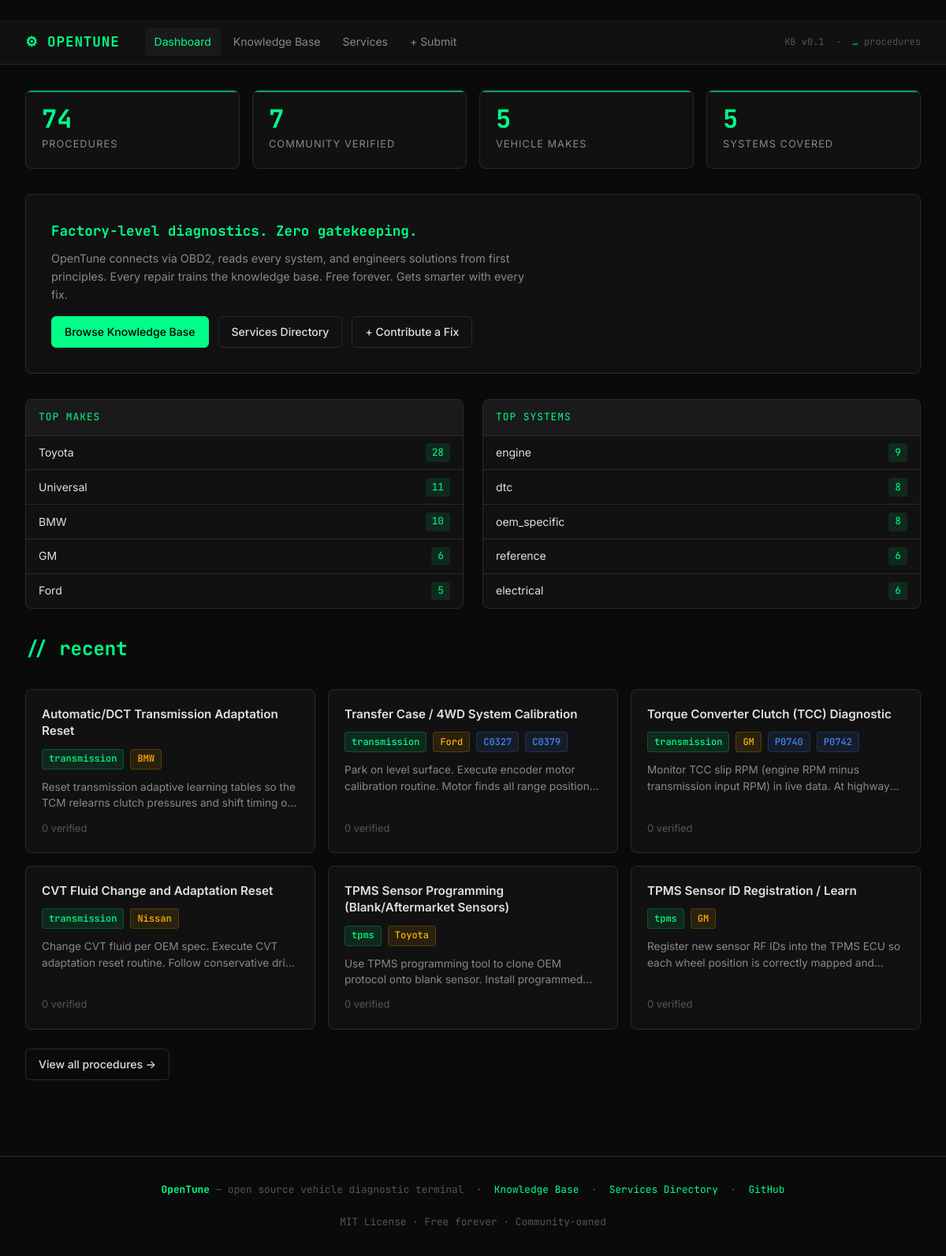
The page / on the database its author committed.
### tables this page shows
CREATE TABLE procedures (
                id                TEXT PRIMARY KEY,
                title             TEXT,
                system            TEXT,
                make_family       TEXT,
                make              TEXT,
                model             TEXT,
                year_min          INTEGER,
                year_max          INTEGER,
                dtc_codes         TEXT DEFAULT '[]',
                symptoms          TEXT DEFAULT '[]',
                steps             TEXT DEFAULT '[]',
                outcome_summary   TEXT,
                verified_count    INTEGER DEFAULT 0,
                vehicles_confirmed TEXT DEFAULT '[]',
                confidence        REAL DEFAULT 0.0,
                contributor       TEXT DEFAULT 'opentune_seed',
                created_at        TEXT,
                updated_at        TEXT,
                embedding         BLOB
            );

### api/main.py (the view)
@app.get("/", response_class=HTMLResponse)
def web_index(request: Request):
    st = _db_stats()
    procs = get_all_procedures()
    recent = [_summary(p) for p in reversed(procs[-6:])]
    return _templates.TemplateResponse(request=request, name="index.html", context={
        "active": "home", "stats": st, "recent": recent,
    })

### web/templates/index.html (shortened to what this page needs)
﻿{% extends "base.html" %}
{% block content %}
<div class="container">
  <div class="stats-grid">
    <div class="stat-card">
      <div class="stat-value">{{ stats.total_procedures }}</div>
      <div class="stat-label">Procedures</div>
    </div>
    <div class="stat-card">
      <div class="stat-value">{{ stats.verified_procedures }}</div>
      <div class="stat-label">Community Verified</div>
    </div>
    <div class="stat-card">
      <div class="stat-value">{{ stats.top_makes | length }}</div>
      <div class="stat-label">Vehicle Makes</div>
    </div>
    <div class="stat-card">
      <div class="stat-value">{{ stats.top_systems | length }}</div>
      <div class="stat-label">Systems Covered</div>
    </div>
  </div>
  <div class="hero">
    <h2>Factory-level diagnostics. Zero gatekeeping.</h2>
    <p>OpenTune connects via OBD2, reads every system, and engineers solutions from first principles. Every repair trains the knowledge base. Free forever. Gets smarter with every fix.</p>
    <div class="hero-actions">
      <a href="/browse" class="btn btn-primary">Browse Knowledge Base</a>
      <a href="/services" class="btn btn-outline">Services Directory</a>
      <a href="/submit" class="btn btn-outline">+ Contribute a Fix</a>
    </div>
  </div>
  <div class="grid-2" style="margin-bottom:2rem;">
    <div class="top-list">
      <div class="top-list-header">Top Makes</div>
      {% for item in stats.top_makes %}
      <a href="/browse?make={{ item.make }}" class="top-list-item" style="text-decoration:none;color:inherit;">
        <span>{{ item.make }}</span>
        <span class="top-list-count">{{ item.count }}</span>
      </a>
      {% else %}
      <div class="top-list-item" style="color:var(--text-muted)">No data yet</div>
      {% endfor %}
    </div>
    <div class="top-list">
      <div class="top-list-header">Top Systems</div>
      {% for item in stats.top_systems %}
      <a href="/browse?system={{ item.system }}" class="top-list-item" style="text-decoration:none;color:inherit;">
        <span>{{ item.system }}</span>
        <span class="top-list-count">{{ item.count }}</span>
      </a>
      {% else %}
      <div class="top-list-item" style="color:var(--text-muted)">No data yet</div>
      {% endfor %}
    </div>
  </div>
  {% if recent %}
  <div class="page-header">
    <h1>// recent</h1>
  </div>
  <div class="cards-grid">
    {% for proc in recent %}
    <a href="/procedure/{{ proc.id }}" class="proc-card">
      <div class="proc-card-title">{{ proc.title }}</div>
      <div class="proc-card-meta">
        {% if proc.system %}<span class="tag tag-system">{{ proc.system }}</span>{% endif %}
        {% if proc.make %}<span class="tag tag-make">{{ proc.make }}</span>{% endif %}
        {% for dtc in (proc.dtc_codes or [])[:2] %}
        <span class="tag tag-dtc">{{ dtc }}</span>
        {% endfor %}
      </div>
      {% if proc.outcome_summary %}
      <div class="proc-card-summary">{{ proc.outcome_summary }}</div>
      {% endif %}
      <div class="proc-card-footer">
        <span>{{ proc.verified_count or 0 }} verified</span>
      </div>
    </a>
    {% endfor %}
  </div>
  <div style="margin-top:1.5rem;">
    <a href="/browse" class="btn btn-outline">View all procedures →</a>
  </div>
  {% endif %}
</div>
{% endblock %}

### web/static/style.css (style rules this page uses)
*, *::before, *::after { box-sizing: border-box; margin: 0; padding: 0; }
html { scroll-behavior: smooth; }
body { background: var(--bg); color: var(--text); font-family: var(--font-sans); min-height: 100vh; line-height: 1.6; }
.container { max-width: 1200px; margin: 0 auto; padding: 2rem; }
.page-header { margin-bottom: 2rem; }
.page-header h1 { font-family: var(--font); font-size: 1.5rem; font-weight: 700; color: var(--green); margin-bottom: 0.25rem; }
.stats-grid { display: grid; grid-template-columns: repeat(auto-fit, minmax(180px, 1fr)); gap: 1rem; margin-bottom: 2rem; }
.stat-card { background: var(--surface); border: 1px solid var(--border); border-radius: 8px; padding: 1.25rem; position: relative; overflow: hidden; }
.stat-card::before { content: ''; position: absolute; top: 0; left: 0; right: 0; height: 2px; background: var(--green); opacity: 0.6; }
.stat-card .stat-value { font-family: var(--font); font-size: 2rem; font-weight: 700; color: var(--green); line-height: 1; margin-bottom: 0.4rem; }
.stat-card .stat-label { font-size: 0.8rem; color: var(--text-dim); text-transform: uppercase; letter-spacing: 0.08em; }
.btn { display: inline-flex; align-items: center; gap: 0.4rem; padding: 0.5rem 1rem; border-radius: 6px; font-size: 0.875rem; font-weight: 500; cursor: pointer; text-decoration: none; border: 1px solid transparent; transition: all 0.15s; white-space: nowrap; }
.btn-primary { background: var(--green); color: #000; border-color: var(--green); }
.btn-outline { background: transparent; color: var(--text); border-color: var(--border); }
.cards-grid { display: grid; grid-template-columns: repeat(auto-fill, minmax(320px, 1fr)); gap: 1rem; }
.proc-card { background: var(--surface); border: 1px solid var(--border); border-radius: 8px; padding: 1.25rem; text-decoration: none; color: inherit; display: flex; flex-direction: column; gap: 0.75rem; transition: border-color 0.15s, transform 0.1s; cursor: pointer; }
.proc-card-title { font-size: 0.95rem; font-weight: 600; color: var(--text); line-height: 1.4; }
.proc-card-meta { display: flex; gap: 0.5rem; flex-wrap: wrap; align-items: center; }
.tag { display: inline-block; padding: 0.15rem 0.5rem; border-radius: 4px; font-size: 0.75rem; font-family: var(--font); font-weight: 500; }
.tag-system { background: rgba(0,255,136,0.1); color: var(--green); border: 1px solid rgba(0,255,136,0.2); }
.tag-make { background: rgba(255,179,0,0.1); color: var(--amber); border: 1px solid rgba(255,179,0,0.2); }
.tag-dtc { background: rgba(68,136,255,0.1); color: var(--blue); border: 1px solid rgba(68,136,255,0.2); }
.proc-card-summary { font-size: 0.85rem; color: var(--text-dim); line-height: 1.5; display: -webkit-box; -webkit-line-clamp: 2; -webkit-box-orient: vertical; overflow: hidden; }
.proc-card-footer { display: flex; justify-content: space-between; align-items: center; font-size: 0.8rem; color: var(--text-muted); margin-top: auto; }
.top-list { background: var(--surface); border: 1px solid var(--border); border-radius: 8px; overflow: hidden; }
.top-list-header { padding: 0.75rem 1rem; font-family: var(--font); font-size: 0.8rem; color: var(--green); text-transform: uppercase; letter-spacing: 0.08em; border-bottom: 1px solid var(--border); background: var(--surface2); }
.top-list-item { display: flex; justify-content: space-between; align-items: center; padding: 0.6rem 1rem; font-size: 0.875rem; border-bottom: 1px solid var(--border); transition: background 0.1s; }
.top-list-item:last-child { border-bottom: none; }
.top-list-count { font-family: var(--font); font-size: 0.8rem; color: var(--green); background: rgba(0,255,136,0.1); padding: 0.1rem 0.5rem; border-radius: 4px; }
.hero { background: var(--surface); border: 1px solid var(--border); border-radius: 8px; padding: 2rem; margin-bottom: 2rem; }
.hero h2 { font-family: var(--font); font-size: 1.1rem; color: var(--green); margin-bottom: 0.5rem; }
.hero p { color: var(--text-dim); font-size: 0.9rem; max-width: 600px; margin-bottom: 1rem; }
.hero-actions { display: flex; gap: 0.75rem; flex-wrap: wrap; }
.grid-2 { display: grid; grid-template-columns: 1fr 1fr; gap: 1.5rem; }

### rows shown on the page
procedures: make "Toyota", count "28"
procedures: make "BMW", count "10"
procedures: make "GM", count "6"
procedures: make "Ford", count "5"
procedures: system "engine", count "9"
procedures: system "dtc", count "8"
procedures: system "oem_specific", count "8"
procedures: system "reference", count "6"
procedures: system "electrical", count "6"
procedures: title "Automatic/DCT Transmission Adaptation Reset", system "transmission", make "BMW", outcome_summary "Reset transmission adaptive learning tables so the TCM relearns clutch pressures and shift timing…", verified_count "0"
procedures: title "Transfer Case / 4WD System Calibration", system "transmission", make "Ford", 2 "C0327" "C0379", outcome_summary "Park on level surface. Execute encoder motor calibration routine. Motor finds all range…", verified_count "0"
procedures: title "Torque Converter Clutch (TCC) Diagnostic", system "transmission", make "GM", 2 "P0740" "P0742", outcome_summary "Monitor TCC slip RPM (engine RPM minus transmission input RPM) in live data. At…", verified_count "0"
procedures: title "CVT Fluid Change and Adaptation Reset", system "transmission", make "Nissan", outcome_summary "Change CVT fluid per OEM spec. Execute CVT adaptation reset routine. Follow conservative…", verified_count "0"
procedures: title "TPMS Sensor Programming (Blank/Aftermarket Sensors)", system "tpms", make "Toyota", outcome_summary "Use TPMS programming tool to clone OEM protocol onto blank sensor. Install…", verified_count "0"
procedures: title "TPMS Sensor ID Registration / Learn", system "tpms", make "GM", outcome_summary "Register new sensor RF IDs into the TPMS ECU so each wheel position is correctly mapped…", verified_count "0"

### other values the page prints
{{ stats.total_procedures }} "74"
{{ stats.verified_procedures }} "7"
{{ stats.top_makes | length }} "5"
{{ stats.top_systems | length }} "5"
{{ item.make }} "Universal"
{{ item.count }} "11"
